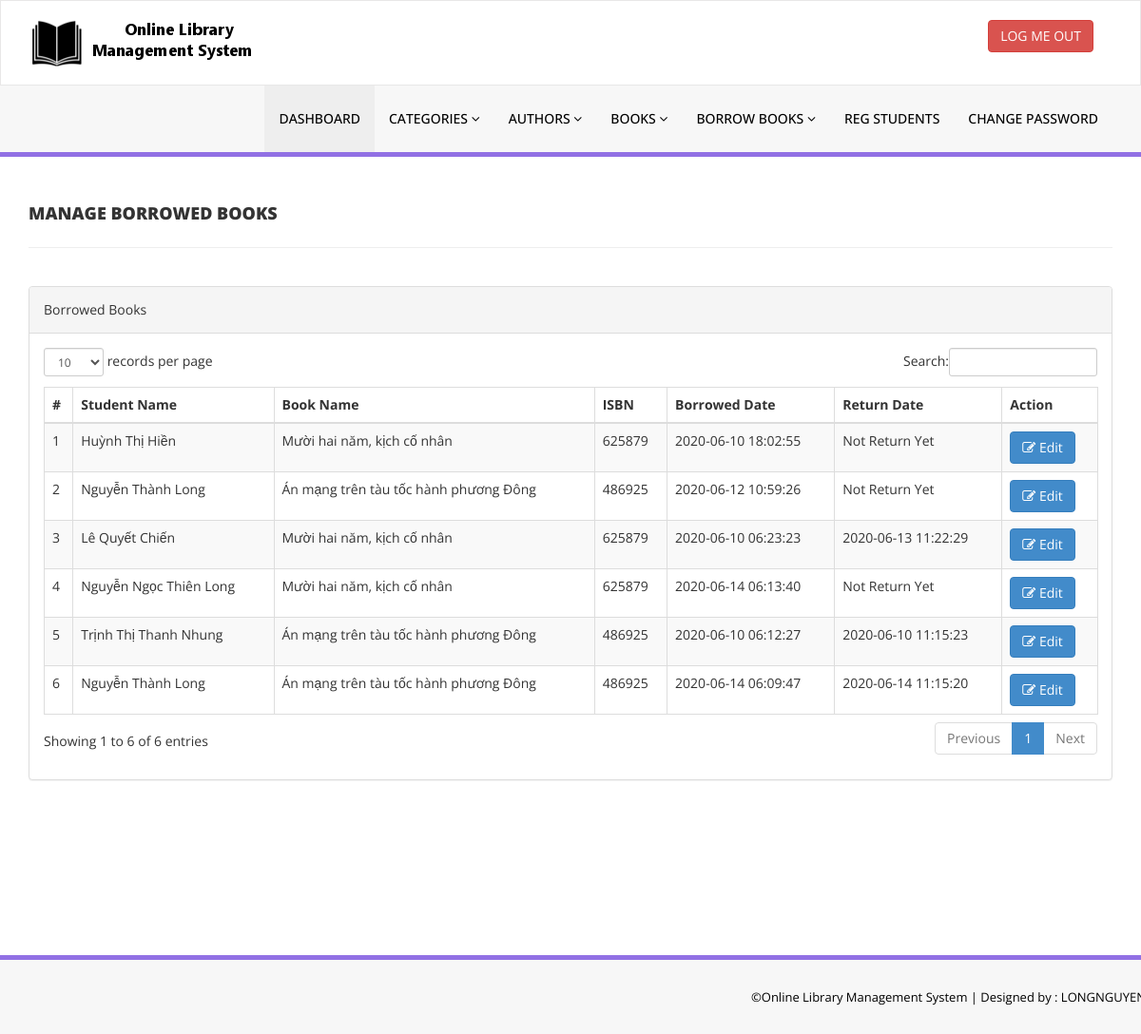
/LibraryManagement/admin/manage-borrowed-books.php (signed in), run on the app's committed database.
### tables this page shows
CREATE TABLE `tblborrowedbookdetails` (
  `id` int(11) NOT NULL,
  `BookId` int(11) DEFAULT NULL,
  `StudentID` varchar(150) DEFAULT NULL,
  `BorrowsDate` timestamp NULL DEFAULT current_timestamp(),
  `ReturnDate` timestamp NULL DEFAULT NULL ON UPDATE current_timestamp(),
  `RetrunStatus` int(1) DEFAULT NULL,
  `fine` int(11) DEFAULT NULL
);

CREATE TABLE `tblstudents` (
  `id` int(11) NOT NULL,
  `StudentId` varchar(100) DEFAULT NULL,
  `FullName` varchar(120) DEFAULT NULL,
  `EmailId` varchar(120) DEFAULT NULL,
  `MobileNumber` char(11) DEFAULT NULL,
  `Password` varchar(120) DEFAULT NULL,
  `Status` int(1) DEFAULT NULL,
  `RegDate` timestamp NULL DEFAULT current_timestamp(),
  `UpdationDate` timestamp NULL DEFAULT NULL ON UPDATE current_timestamp()
);

CREATE TABLE `tblbooks` (
  `id` int(11) NOT NULL,
  `BookName` varchar(255) DEFAULT NULL,
  `CatId` int(11) DEFAULT NULL,
  `AuthorId` int(11) DEFAULT NULL,
  `ISBNNumber` int(11) DEFAULT NULL,
  `BookPrice` int(11) DEFAULT NULL,
  `RegDate` timestamp NULL DEFAULT current_timestamp(),
  `UpdationDate` timestamp NULL DEFAULT NULL ON UPDATE current_timestamp()
);

### LibraryManagement/admin/manage-borrowed-books.php (the view, shortened to what this page needs)
<?php
include('includes/config.php');
if (strlen($_SESSION['alogin']) == 0) {
    header('location:index.php');
} else {
?>
    <!DOCTYPE html>
    <html xmlns="http://www.w3.org/1999/xhtml">
    <head>
        <link href="assets/css/bootstrap.css" rel="stylesheet" />
        <link href="assets/css/font-awesome.css" rel="stylesheet" />
        <link href="assets/js/dataTables/dataTables.bootstrap.css" rel="stylesheet" />
        <link href="assets/css/style.css" rel="stylesheet" />
    </head>
    <body>
        <?php include('includes/header.php'); ?>
        <div class="content-wrapper">
            <div class="container">
                <div class="row pad-botm">
                    <div class="col-md-12">
                        <h4 class="header-line">Manage Borrowed Books</h4>
                    </div>
                    <div class="row">
                    </div>
                </div>
                <div class="row">
                    <div class="col-md-12">
                        <div class="panel panel-default">
                            <div class="panel-heading">
                                Borrowed Books
                            </div>
                            <div class="panel-body">
                                <div class="table-responsive">
                                    <table class="table table-striped table-bordered table-hover" id="dataTables-example">
                                        <thead>
                                            <tr>
                                                <th>#</th>
                                                <th>Student Name</th>
                                                <th>Book Name</th>
                                                <th>ISBN </th>
                                                <th>Borrowed Date</th>
                                                <th>Return Date</th>
                                                <th>Action</th>
                                            </tr>
                                        </thead>
                                        <tbody>
                                            <?php $sql = "SELECT tblstudents.FullName,tblbooks.BookName,tblbooks.ISBNNumber,tblborrowedbookdetails.BorrowsDate,tblborrowedbookdetails.ReturnDate,tblborrowedbookdetails.id as rid from  tblborrowedbookdetails join tblstudents on tblstudents.StudentId=tblborrowedbookdetails.StudentId join tblbooks on tblbooks.id=tblborrowedbookdetails.BookId order by tblborrowedbookdetails.id desc";
                                            $query = $dbh->prepare($sql);
                                            $query->execute();
                                            $results = $query->fetchAll(PDO::FETCH_OBJ);
                                            $cnt = 1;
                                            if ($query->rowCount() > 0) {
                                                foreach ($results as $result) {               ?>
                                                    <tr class="odd gradeX">
                                                        <td class="center"><?php echo htmlentities($cnt); ?></td>
                                                        <td class="center"><?php echo htmlentities($result->FullName); ?></td>
                                                        <td class="center"><?php echo htmlentities($result->BookName); ?></td>
                                                        <td class="center"><?php echo htmlentities($result->ISBNNumber); ?></td>
                                                        <td class="center"><?php echo htmlentities($result->BorrowsDate); ?></td>
                                                        <td class="center"><?php if ($result->ReturnDate == "") {
                                                                                echo htmlentities("Not Return Yet");
                                                                            } else {
                                                                                echo htmlentities($result->ReturnDate);
                                                                            }
                                                                            ?></td>
                                                        <td class="center">
                                                            <a href="update-borrow-bookdeails.php?rid=<?php echo htmlentities($result->rid); ?>"><button class="btn btn-primary"><i class="fa fa-edit "></i> Edit</button>
                                                        </td>
                                                    </tr>
                                            <?php $cnt = $cnt + 1;
                                                }
                                            } ?>
                                        </tbody>
                                    </table>
                                </div>
                            </div>
                        </div>
                    </div>
                </div>
            </div>
        </div>
        <?php include('includes/footer.php'); ?>
    </body>
    </html>
<?php } ?>

### LibraryManagement/admin/includes/header.php (shortened to what this page needs)
<div class="navbar navbar-inverse set-radius-zero" >
        <div class="container">
            <div class="navbar-header">
                <a class="navbar-brand">
                    <img src="assets/img/logo.png" />
                </a>
            </div>
            <div class="right-div">
                <a href="logout.php" class="btn btn-danger pull-right">LOG ME OUT</a>
            </div>
        </div>
    </div>
    <section class="menu-section">
        <div class="container">
            <div class="row ">
                <div class="col-md-12">
                    <div class="navbar-collapse collapse ">
                        <ul id="menu-top" class="nav navbar-nav navbar-right">
                            <li><a href="dashboard.php" class="menu-top-active">DASHBOARD</a></li>
                            <li>
                                <a href="#" class="dropdown-toggle" id="ddlmenuItem" data-toggle="dropdown"> Categories <i class="fa fa-angle-down"></i></a>
                            </li>
                            <li>
                                <a href="#" class="dropdown-toggle" id="ddlmenuItem" data-toggle="dropdown"> Authors <i class="fa fa-angle-down"></i></a>
                            </li>
 <li>
                                <a href="#" class="dropdown-toggle" id="ddlmenuItem" data-toggle="dropdown"> Books <i class="fa fa-angle-down"></i></a>
                            </li>
                           <li>
                                <a href="#" class="dropdown-toggle" id="ddlmenuItem" data-toggle="dropdown"> Borrow Books <i class="fa fa-angle-down"></i></a>
                            </li>
                             <li><a href="reg-students.php">Reg Students</a></li>
  <li><a href="change-password.php">Change Password</a></li>
                        </ul>
                    </div>
                </div>
            </div>
        </div>
    </section>

### LibraryManagement/admin/includes/footer.php
<section class="footer-section">
     <div class="container">
         <div class="row">
             <div class="col-md-12">
                &copy;Online Library Management System |<a href="https://github.com/7on9" target="_blank"  > Designed by : LONGNGUYEN</a>
             </div>
         </div>
     </div>
 </section>

### LibraryManagement/admin/assets/css/style.css (style rules this page uses)
.set-radius-zero { border-radius:0px; -moz-border-radius:0px; -webkit-border-radius:0px; }
.content-wrapper { margin-top: 40px; min-height:800px; padding-bottom:90px; }
.header-line { font-weight:900; padding-bottom:25px; border-bottom:1px solid #eeeeee; text-transform:uppercase; }
.pad-botm { padding-bottom:30px; }
.right-div { float: right; padding: 20px; }
#menu-top a { color:#000; text-decoration:none; font-weight:500; padding: 25px 15px 25px 15px; text-transform:uppercase; }
.menu-section { background-color: #f7f7f7; border-bottom:5px solid #9170E4; width:100% }
.menu-top-active { background-color:#eeeeee; }
.navbar-inverse { background-color: #FFF; border-color: rgba(155, 153, 153, 0.23); }
.navbar { min-height: 90px; margin-bottom: 0px; }
.footer-section { padding:25px 50px 25px 50px; color:#000; font-size:13px; background-color: #f7f7f7; text-align:right; border-top:5px solid #9170E4; }
.footer-section a, .footer-section a:hover { color:#000; }

### data on the page
tblborrowedbookdetails: tblstudents.FullName "Huỳnh Thị Hiền", BookId.BookName "Mười hai năm, kịch cố nhân", BookId.ISBNNumber "625879", BorrowsDate "2020-06-10 18:02:55"
tblborrowedbookdetails: tblstudents.FullName "Nguyễn Thành Long", BookId.BookName "Án mạng trên tàu tốc hành phương Đông", BookId.ISBNNumber "486925", BorrowsDate "2020-06-12 10:59:26"
tblborrowedbookdetails: tblstudents.FullName "Lê Quyết Chiến", BookId.BookName "Mười hai năm, kịch cố nhân", BookId.ISBNNumber "625879", BorrowsDate "2020-06-10 06:23:23", ReturnDate "2020-06-13 11:22:29"
tblborrowedbookdetails: tblstudents.FullName "Nguyễn Ngọc Thiên Long", BookId.BookName "Mười hai năm, kịch cố nhân", BookId.ISBNNumber "625879", BorrowsDate "2020-06-14 06:13:40"
tblborrowedbookdetails: tblstudents.FullName "Trịnh Thị Thanh Nhung", BookId.BookName "Án mạng trên tàu tốc hành phương Đông", BookId.ISBNNumber "486925", BorrowsDate "2020-06-10 06:12:27", ReturnDate "2020-06-10 11:15:23"
tblborrowedbookdetails: tblstudents.FullName "Nguyễn Thành Long", BookId.BookName "Án mạng trên tàu tốc hành phương Đông", BookId.ISBNNumber "486925", BorrowsDate "2020-06-14 06:09:47", ReturnDate "2020-06-14 11:15:20"
